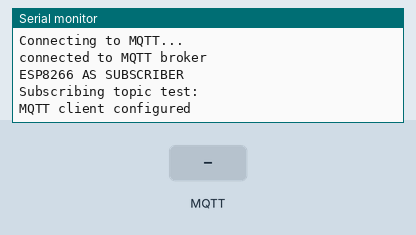
A sketch run on a simulated Arduino Uno, built with avr-gcc and run on an emulated ATmega328P. On the bench: the last lines printed to the serial monitor. Inputs (shaded band) come from the test bench. WiFi joins after 1.5 s; servers stay silent unless stated; no MQTT or app messages arrive unless stated.

Above: at 2.7 s.
2.8 s: MQTT message "1" arrives on the first subscribed topic
At 3.4 s:
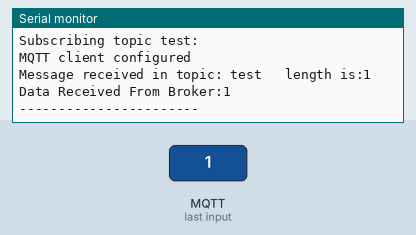
4.3 s: MQTT message "on" arrives on the first subscribed topic
At 5.5 s:
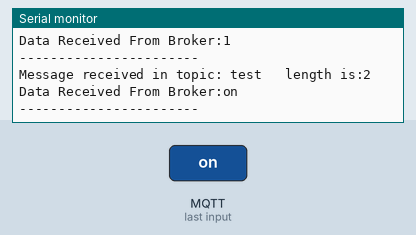
5.8 s: MQTT message "off" arrives on the first subscribed topic
At 6.9 s:
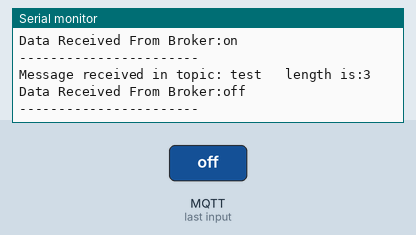

The sketch:

MQTT_PubSub_Node_json.ino
```cpp
#include <UIPEthernet.h>
#include "PubSubClient.h"
#define selectpin 2
#define CLIENT_ID       "UnoMQTT"
#define INTERVAL       3000 // 3 sec delay between publishing
#define no_tags  20
uint8_t mac[6] = {0x00, 0x01, 0x02, 0x03, 0x04, 0x05};
uint8_t Array[1000] = {0x5A, 0xC2, 0x15, 0xD3, 0x00, 0x01, 0x00, 0x98, 0x18, 0x59, 0x53, 0x51, 0x4A, 0x08, 0x00, 0x00, 0x62, 0x1A, 0x4C, 0x4C, 0x47, 0x47, 0x08, 0x01};
uint8_t cpy[] = {0xD3, 0x00, 0x01, 0x00, 0x98, 0x18, 0x59, 0x53, 0x51};
long previousMillis;

EthernetClient ethClient;
PubSubClient mqttClient;


void setup() {
  // setup serial communication
  Serial.begin(115200);
  Ethernet.init(selectpin);
  // setup ethernet communication using DHCP
  if (Ethernet.begin(mac) == 0) {
    //Serial.println(F("Ethernet configuration using DHCP failed"));
    //for (;;);
    yield();
  }
  Serial.println(Ethernet.localIP());
  // setup mqtt client
  mqttClient.setClient(ethClient);
  mqttClient.setServer("192.168.1.40", 1883);
  mqttClient.setCallback(callback);
  while (!mqttClient.connected()) {
    Serial.println("Connecting to MQTT...");

    if (mqttClient.connect("UnoMQTT"))
    {

      Serial.println("connected to MQTT broker");

    }
    else
    {

      Serial.print("failed with state ");
      Serial.print(mqttClient.state());
      delay(500);

    }
  }


  Serial.println("ESP8266 AS SUBSCRIBER");
  Serial.println("Subscribing topic test:");
  mqttClient.subscribe("test");//topic name="abc"
  Serial.println(F("MQTT client configured"));

  // setup DHT sensor
  previousMillis = millis();

  for (int i = 0; i < no_tags; i++ ) {
    memcpy(&Array[22 + (i * 9)], cpy, 9);
  }
}

void loop() {
  // check interval

  //  if (millis() - previousMillis > INTERVAL) {
  //    sendData();
  //    previousMillis = millis();
  //    yield();
  //  }


  mqttClient.loop();
}
void sendData() {


  String payload1 = "{"; payload1 += "\"id\":"; payload1 += "10"; payload1 += ",";  payload1 += "\"Zid\":"; payload1 += "\"";
  payload1 += String(Array[0], HEX); payload1 += "-"; payload1 += String(Array[1], HEX); payload1 += "-"; payload1 += String(Array[2], HEX); payload1 += "-";
  payload1 +=  String(Array[3], HEX); payload1 += "-";  payload1 += String(Array[4], HEX);
  payload1 += "-"; payload1 +=  String(Array[5], HEX); payload1 += "\""; payload1 += ","; payload1 += "\"zbt\":"; payload1 += "\"FEE\""; payload1 += ",";
  payload1 += "\"ist\":"; payload1 += "1"; payload1 += ","; payload1 += "\"Temperature\":";  payload1 += "1"; payload1 += ","; payload1 += "\"Humidity\":";
  payload1 += "1"; payload1 += ","; payload1 += "\"X\":";  payload1 += "100"; payload1 += ","; payload1 += "\"Y\":";
  payload1 += "100"; payload1 += ","; payload1 += "\"tags\":";  payload1 +=  "[";

  for (int i = 0; i < no_tags ; i++) {
    payload1 +=  "{"; payload1 += "\"tid\":";
    payload1 += "\"";
    payload1 += String(Array[0], HEX); payload1 += "-";
    payload1 += String(Array[1], HEX); payload1 += "-";
    payload1 += String(Array[2], HEX); payload1 += "-";
    payload1 += String(Array[3], HEX); payload1 += "-";
    payload1 += String(Array[9 * (i + 1) - 3], HEX); payload1 += "-";
    payload1 += String(Array[9 * (i + 1) - 2], HEX); payload1 += "\""; payload1 += ",";

    payload1 += "\"tbt\":"; payload1 += Array[9 * (i + 1) - 1]; payload1 += ",";
    payload1 += "\"V1\":"; payload1 += Array[9 * (i + 1) ]; payload1 += ",";
    payload1 += "\"V2\":"; payload1 += Array[9 * (i + 1) + 1]; payload1 += ",";
    payload1 += "\"V3\":"; payload1 += Array[9 * (i + 1) + 2]; payload1 += ",";
    payload1 += "\"V4\":"; payload1 += Array[9 * (i + 1) + 3]; payload1 += ",";
    payload1 += "\"toc\":"; payload1 += Array[9 * (i + 1) + 4]; payload1 += ",";
    payload1 += "\"P\":"; payload1 += Array[9 * (i + 1) + 5];
    payload1 += "}";
    if (i < (no_tags - 1)) {
      payload1 += ",";
    }
  }
  payload1 += "]";
  payload1 += "}";
  // Serial.println(payload1);


  uint16_t  str_len = payload1.length() + 1;
  Serial.println(str_len);
  char* attributes = (char*)malloc(10240);
  payload1.toCharArray( attributes, str_len );
  Serial.println(attributes);

  if (mqttClient.connect(CLIENT_ID)) {
    mqttClient.publish("api", attributes);
    Serial.println(F("PUBLISHED"));
  }
  free(attributes);
  attributes = NULL;
}
```

Subscriber.ino
```cpp
void callback(char* topic, byte* payload, unsigned int length) {

  Serial.print("Message received in topic: ");
  Serial.print(topic);
  Serial.print("   length is:");
  Serial.println(length);

  Serial.print("Data Received From Broker:");
  for (int i = 0; i < length; i++) {
    Serial.print((char)payload[i]);
  }

  Serial.println();
  Serial.println("-----------------------");
  Serial.println();

}
```

Measured:
- after the input at 2.8 s, the serial monitor: prints a new line at once (image 1)
- after the input at 4.3 s, the serial monitor: prints a new line at once (image 2)
- after the input at 5.8 s, the serial monitor: prints a new line at once (image 3)
